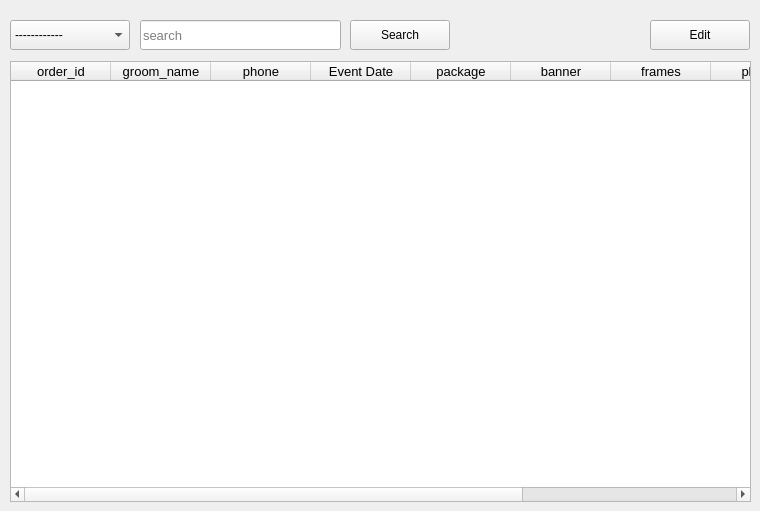
      <widget class="QWidget" name="show_sub_tab_2">
       <attribute name="title">
        <string>show_deliveries</string>
       </attribute>
       <widget class="QComboBox" name="comboBox_6">
        <property name="geometry">
         <rect>
          <x>10</x>
          <y>20</y>
          <width>120</width>
          <height>30</height>
         </rect>
        </property>
        <property name="font">
         <font>
          <family>Segoe UI</family>
         </font>
        </property>
        <item>
         <property name="text">
          <string>------------</string>
         </property>
        </item>
        <item>
         <property name="text">
          <string>Order ID</string>
         </property>
        </item>
        <item>
         <property name="text">
          <string>Groom Name</string>
         </property>
        </item>
        <item>
         <property name="text">
          <string>Event Date</string>
         </property>
        </item>
        <item>
         <property name="text">
          <string>Package</string>
         </property>
        </item>
       </widget>
       <widget class="QLineEdit" name="lineEdit_29">
        <property name="geometry">
         <rect>
          <x>140</x>
          <y>20</y>
          <width>201</width>
          <height>30</height>
         </rect>
        </property>
        <property name="font">
         <font>
          <pointsize>10</pointsize>
         </font>
        </property>
        <property name="placeholderText">
         <string>search</string>
        </property>
       </widget>
       <widget class="QPushButton" name="pushButton_14">
        <property name="geometry">
         <rect>
          <x>350</x>
          <y>20</y>
          <width>100</width>
          <height>30</height>
         </rect>
        </property>
        <property name="font">
         <font>
          <family>Segoe UI</family>
         </font>
        </property>
        <property name="text">
         <string>Search</string>
        </property>
       </widget>
       <widget class="QPushButton" name="pushButton_15">
        <property name="geometry">
         <rect>
          <x>650</x>
          <y>20</y>
          <width>100</width>
          <height>30</height>
         </rect>
        </property>
        <property name="font">
         <font>
          <family>Segoe UI</family>
         </font>
        </property>
        <property name="text">
         <string>Edit</string>
        </property>
       </widget>
       <widget class="QTableWidget" name="tableWidget_2">
        <property name="geometry">
         <rect>
          <x>10</x>
          <y>61</y>
          <width>741</width>
          <height>441</height>
         </rect>
        </property>
        <property name="font">
         <font>
          <family>Segoe UI</family>
          <pointsize>10</pointsize>
         </font>
        </property>
        <column>
         <property name="text">
          <string>order_id</string>
         </property>
        </column>
        <column>
         <property name="text">
          <string>groom_name</string>
         </property>
        </column>
        <column>
         <property name="text">
          <string>phone</string>
         </property>
        </column>
        <column>
         <property name="text">
          <string>Event Date</string>
         </property>
        </column>
        <column>
         <property name="text">
          <string>package</string>
         </property>
        </column>
        <column>
         <property name="text">
          <string>banner</string>
         </property>
        </column>
        <column>
         <property name="text">
          <string>frames</string>
         </property>
        </column>
        <column>
         <property name="text">
          <string>photos</string>
         </property>
        </column>
        <column>
         <property name="text">
          <string>albums</string>
         </property>
        </column>
        <column>
         <property name="text">
          <string>deadline</string>
         </property>
        </column>
       </widget>
      </widget>
